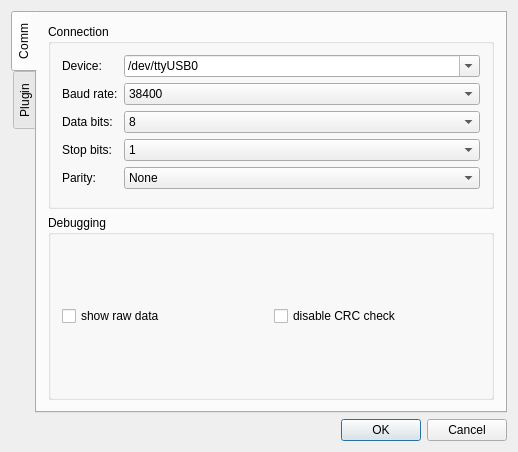
<?xml version="1.0" encoding="UTF-8"?>
<ui version="4.0">
 <class>DlgSettings</class>
 <widget class="QDialog" name="DlgSettings">
  <property name="geometry">
   <rect>
    <x>0</x>
    <y>0</y>
    <width>518</width>
    <height>452</height>
   </rect>
  </property>
  <property name="windowTitle">
   <string>CuteCom</string>
  </property>
  <layout class="QVBoxLayout">
   <item>
    <widget class="QTabWidget" name="tabWidget">
     <property name="tabPosition">
      <enum>QTabWidget::West</enum>
     </property>
     <property name="currentIndex">
      <number>0</number>
     </property>
     <widget class="QWidget" name="tabComm">
      <attribute name="title">
       <string>Comm</string>
      </attribute>
      <layout class="QVBoxLayout" name="verticalLayout">
       <item>
        <widget class="QGroupBox" name="groupBox">
         <property name="title">
          <string>Connection</string>
         </property>
         <layout class="QFormLayout" name="formLayout">
          <item row="0" column="0">
           <widget class="QLabel" name="textLabel1">
            <property name="text">
             <string>Device:</string>
            </property>
            <property name="wordWrap">
             <bool>false</bool>
            </property>
            <property name="buddy">
             <cstring>lstDevice</cstring>
            </property>
           </widget>
          </item>
          <item row="0" column="1">
           <widget class="QComboBox" name="lstDevice">
            <property name="sizePolicy">
             <sizepolicy hsizetype="Expanding" vsizetype="Fixed">
              <horstretch>0</horstretch>
              <verstretch>0</verstretch>
             </sizepolicy>
            </property>
            <property name="editable">
             <bool>true</bool>
            </property>
            <item>
             <property name="text">
              <string>/dev/ttyUSB0</string>
             </property>
            </item>
           </widget>
          </item>
          <item row="1" column="0">
           <widget class="QLabel" name="textLabel2">
            <property name="text">
             <string>Baud rate:</string>
            </property>
            <property name="wordWrap">
             <bool>false</bool>
            </property>
            <property name="buddy">
             <cstring>lstBaudRate</cstring>
            </property>
           </widget>
          </item>
          <item row="1" column="1">
           <widget class="QComboBox" name="lstBaudRate">
            <property name="currentIndex">
             <number>0</number>
            </property>
            <item>
             <property name="text">
              <string>38400</string>
             </property>
            </item>
            <item>
             <property name="text">
              <string>4800</string>
             </property>
            </item>
           </widget>
          </item>
          <item row="2" column="0">
           <widget class="QLabel" name="textLabel3">
            <property name="text">
             <string>Data bits:</string>
            </property>
            <property name="wordWrap">
             <bool>false</bool>
            </property>
            <property name="buddy">
             <cstring>lstDataBits</cstring>
            </property>
           </widget>
          </item>
          <item row="2" column="1">
           <widget class="QComboBox" name="lstDataBits">
            <property name="currentIndex">
             <number>0</number>
            </property>
            <item>
             <property name="text">
              <string>8</string>
             </property>
            </item>
            <item>
             <property name="text">
              <string>7</string>
             </property>
            </item>
            <item>
             <property name="text">
              <string>6</string>
             </property>
            </item>
            <item>
             <property name="text">
              <string>5</string>
             </property>
            </item>
           </widget>
          </item>
          <item row="3" column="0">
           <widget class="QLabel" name="textLabel5">
            <property name="text">
             <string>Stop bits:</string>
            </property>
            <property name="wordWrap">
             <bool>false</bool>
            </property>
            <property name="buddy">
             <cstring>lstStopBits</cstring>
            </property>
           </widget>
          </item>
          <item row="3" column="1">
           <widget class="QComboBox" name="lstStopBits">
            <item>
             <property name="text">
              <string>1</string>
             </property>
            </item>
            <item>
             <property name="text">
              <string>2</string>
             </property>
            </item>
           </widget>
          </item>
          <item row="4" column="0">
           <widget class="QLabel" name="textLabel4">
            <property name="text">
             <string>Parity:</string>
            </property>
            <property name="wordWrap">
             <bool>false</bool>
            </property>
            <property name="buddy">
             <cstring>lstParity</cstring>
            </property>
           </widget>
          </item>
          <item row="4" column="1">
           <widget class="QComboBox" name="lstParity">
            <item>
             <property name="text">
              <string>None</string>
             </property>
            </item>
            <item>
             <property name="text">
              <string>Odd</string>
             </property>
            </item>
            <item>
             <property name="text">
              <string>Even</string>
             </property>
            </item>
            <item>
             <property name="text">
              <string>Mark</string>
             </property>
            </item>
            <item>
             <property name="text">
              <string>Space</string>
             </property>
            </item>
           </widget>
          </item>
         </layout>
        </widget>
       </item>
       <item>
        <widget class="QGroupBox" name="groupBox_2">
         <property name="title">
          <string>Debugging</string>
         </property>
         <layout class="QGridLayout" name="gridLayout">
          <item row="0" column="0">
           <widget class="QCheckBox" name="chkShowRawComData">
            <property name="text">
             <string>show raw data</string>
            </property>
           </widget>
          </item>
          <item row="0" column="1">
           <widget class="QCheckBox" name="chkDisableCRCCheck">
            <property name="text">
             <string>disable CRC check</string>
            </property>
           </widget>
          </item>
         </layout>
        </widget>
       </item>
      </layout>
     </widget>
     <widget class="QWidget" name="tab">
      <attribute name="title">
       <string>Plugin</string>
      </attribute>
      <layout class="QVBoxLayout" name="verticalLayout_2">
       <item>
        <widget class="QGroupBox" name="groupBox_3">
         <property name="title">
          <string>Logging</string>
         </property>
         <layout class="QFormLayout" name="formLayout_4">
          <item row="0" column="0">
           <widget class="QLabel" name="label_6">
            <property name="text">
             <string>log level</string>
            </property>
           </widget>
          </item>
          <item row="0" column="1">
           <widget class="QComboBox" name="lstLogLevel">
            <item>
             <property name="text">
              <string>Debug</string>
             </property>
            </item>
            <item>
             <property name="text">
              <string>Info</string>
             </property>
            </item>
            <item>
             <property name="text">
              <string>Warning</string>
             </property>
            </item>
            <item>
             <property name="text">
              <string>Error</string>
             </property>
            </item>
           </widget>
          </item>
          <item row="1" column="0">
           <widget class="QLabel" name="label_9">
            <property name="text">
             <string>card log</string>
            </property>
           </widget>
          </item>
          <item row="1" column="1">
           <layout class="QHBoxLayout" name="horizontalLayout">
            <item>
             <widget class="QLineEdit" name="edCardLog">
              <property name="text">
               <string/>
              </property>
             </widget>
            </item>
            <item>
             <widget class="QPushButton" name="btCardLog">
              <property name="text">
               <string>...</string>
              </property>
             </widget>
            </item>
           </layout>
          </item>
         </layout>
        </widget>
       </item>
      </layout>
     </widget>
    </widget>
   </item>
   <item>
    <widget class="QDialogButtonBox" name="buttonBox">
     <property name="standardButtons">
      <set>QDialogButtonBox::Cancel|QDialogButtonBox::Ok</set>
     </property>
    </widget>
   </item>
  </layout>
 </widget>
 <layoutdefault spacing="6" margin="11"/>
 <tabstops>
  <tabstop>lstDevice</tabstop>
  <tabstop>lstBaudRate</tabstop>
  <tabstop>lstDataBits</tabstop>
  <tabstop>lstStopBits</tabstop>
 </tabstops>
 <resources/>
 <connections/>
</ui>
